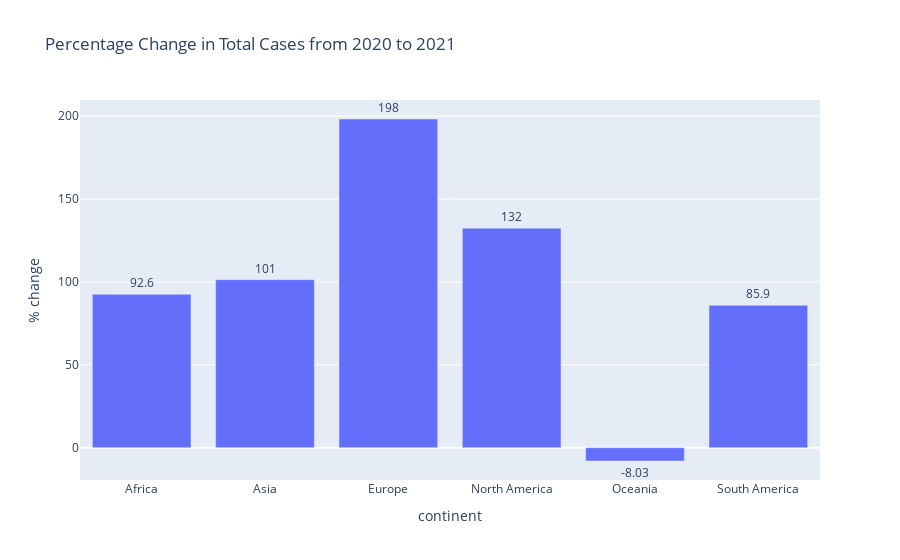

Write notebook code for a chart like this one.
### Code cell
fig1 = px.bar(yearly, x="continent", y="% change",title = 'Percentage Change in Total Cases from 2020 to 2021',text = '% change')
fig1.update_traces(texttemplate='%{text:.3s}', textposition='outside')

### Figure 1 — Plotly figure (JSON) as saved in the notebook; plotly's stock layout.template omitted (floating-point values rounded to 4 significant figures)
{"data": [{"alignmentgroup": "True", "hovertemplate": "continent=%{x}<br>% change=%{text}<extra></extra>", "legendgroup": "", "marker": {"color": "#636efa"}, "name": "", "offsetgroup": "", "orientation": "v", "showlegend": false, "text": [92.57, 101.4, 198.3, 132.5, -8.034, 85.9], "textposition": "outside", "texttemplate": "%{text:.3s}", "type": "bar", "x": ["Africa", "Asia", "Europe", "North America", "Oceania", "South America"], "xaxis": "x", "y": [92.57, 101.4, 198.3, 132.5, -8.034, 85.9], "yaxis": "y"}], "layout": {"barmode": "relative", "legend": {"tracegroupgap": 0}, "title": {"text": "Percentage Change in Total Cases from 2020 to 2021"}, "xaxis": {"anchor": "y", "domain": [0, 1], "title": {"text": "continent"}}, "yaxis": {"anchor": "x", "domain": [0, 1], "title": {"text": "% change"}}}}
